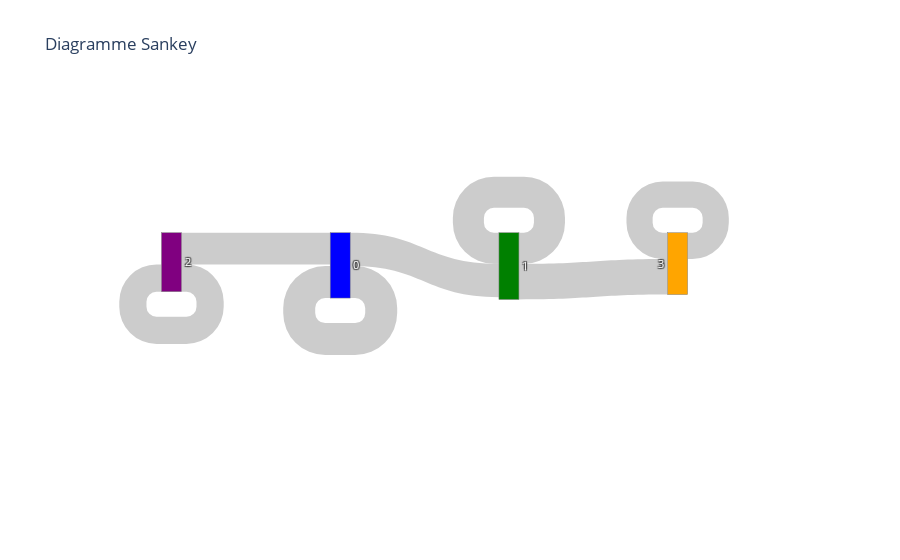

This figure's notebook cell:
### Code cell
# Créer un diagramme Sankey avec les flux agrégés
fig = go.Figure(data=[go.Sankey(
    node=dict(
        pad=25,
        thickness=20,
        line=dict(color='gray', width=0.5),
        label=['0', '1', '2', '3'],
        color=[colorDict[x] for x in ['0', '1', '2', '3']]
    ),
    link=dict(
        source=grouped_df['label_3mois'],
        target=grouped_df['label_365d'],
        value=grouped_df['review_classification']
    ),
    textfont=dict(color='white', size=11)
)])

# Mettre à jour la disposition du diagramme
fig.update_layout(
    title='Diagramme Sankey',
    font=dict(size=12)
)

# Afficher le diagramme
fig.show()

### Figure 1 — Plotly figure (JSON) as saved in the notebook; plotly's stock layout.template omitted (floating-point values rounded to 4 significant figures)
{"data": [{"link": {"source": [0, 0, 1, 1, 2, 2, 3], "target": [0, 1, 1, 3, 0, 2, 3], "value": [2.689, 2.8, 2.611, 3, 2.667, 2.288, 2.2]}, "node": {"color": ["blue", "green", "purple", "orange"], "label": ["0", "1", "2", "3"], "line": {"color": "gray", "width": 0.5}, "pad": 25, "thickness": 20}, "textfont": {"color": "white", "size": 11}, "type": "sankey"}], "layout": {"font": {"size": 12}, "title": {"text": "Diagramme Sankey"}}}
